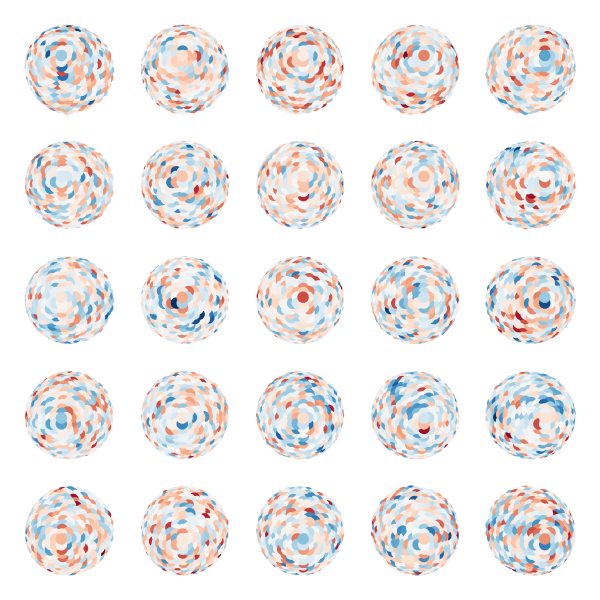
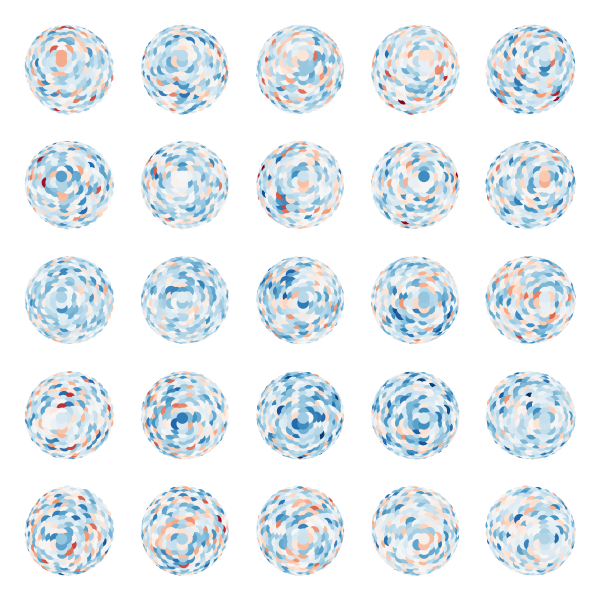

Notebook code for these charts, in order:
### Code cell
grid = sampling.vec[-1].T

grid_cat = np.zeros((3, patch_size, patch_size, grid[0].shape[-1]))
for i in range(patch_size):
    for j in range(patch_size):
        #for l in range(grid_size):
        grid_cat[0, i, j] = grid[0] + 3*i
        grid_cat[1, i, j] = grid[1] + 3*j
        grid_cat[2, i, j] = grid[2]

for x_plot in [x_conv, out_conv]:
    fig = px.scatter_3d(x=grid_cat[0].flatten(), y=grid_cat[1].flatten(), z=grid_cat[2].flatten(), color=x_plot[0, 0, :, 0].flatten(), color_continuous_scale='RdBu_r')
    fig.update_traces(marker=dict(size=4))
    fig.update_layout(scene_aspectmode='data')

    fig.update_layout(
        width=600, height=600,
        margin=dict(t=0, r=0, l=0, b=0)
    )

    # Default parameters which are used when `layout.scene.camera` is not provided
    camera = dict(
        up=dict(x=0, y=0, z=10),
        center=dict(x=0, y=0, z=0),
        eye=dict(x=0, y=0, z=3)
    )
    fig.update_scenes(xaxis_showgrid=False)
    fig.update_scenes(yaxis_showgrid=False)
    fig.update_scenes(zaxis_showgrid=False)
    fig.update_scenes(xaxis_showbackground=False)
    fig.update_scenes(yaxis_showbackground=False)
    fig.update_scenes(zaxis_showbackground=False)
    fig.update_scenes(xaxis_showaxeslabels=False)
    fig.update_scenes(yaxis_showaxeslabels=False)
    fig.update_scenes(xaxis_showticklabels=False)
    fig.update_scenes(yaxis_showticklabels=False)
    fig.update_scenes(zaxis_showticklabels=False)
    fig.update_scenes(xaxis_showticksuffix='none')
    fig.update_scenes(yaxis_showticksuffix='none')
    fig.update_scenes(zaxis_showticksuffix='none')
    fig.update_layout(scene_camera=camera)
    fig.update(layout_coloraxis_showscale=False)
    fig.show()

### Figure 1 — Plotly figure (JSON) as saved in the notebook; plotly's stock layout.template omitted (floating-point values rounded to 4 significant figures; data arrays with more than 128 entries replaced by an {"elided": "..."} marker saying what was removed)
{"data": [{"hovertemplate": "x=%{x}<br>y=%{y}<br>z=%{z}<br>color=%{marker.color}<extra></extra>", "legendgroup": "", "marker": {"color": {"elided": "9600 float values"}, "coloraxis": "coloraxis", "size": 4, "symbol": "circle"}, "mode": "markers", "name": "", "scene": "scene", "showlegend": false, "type": "scatter3d", "x": {"elided": "9600 float values"}, "y": {"elided": "9600 float values"}, "z": {"elided": "9600 float values"}}], "layout": {"coloraxis": {"colorbar": {"title": {"text": "color"}}, "colorscale": [[0, "rgb(5,48,97)"], [0.1, "rgb(33,102,172)"], [0.2, "rgb(67,147,195)"], [0.3, "rgb(146,197,222)"], [0.4, "rgb(209,229,240)"], [0.5, "rgb(247,247,247)"], [0.6, "rgb(253,219,199)"], [0.7, "rgb(244,165,130)"], [0.8, "rgb(214,96,77)"], [0.9, "rgb(178,24,43)"], [1, "rgb(103,0,31)"]], "showscale": false}, "height": 600, "legend": {"tracegroupgap": 0}, "margin": {"b": 0, "l": 0, "r": 0, "t": 0}, "scene": {"aspectmode": "data", "camera": {"center": {"x": 0, "y": 0, "z": 0}, "eye": {"x": 0, "y": 0, "z": 3}, "up": {"x": 0, "y": 0, "z": 10}}, "domain": {"x": [0, 1], "y": [0, 1]}, "xaxis": {"showaxeslabels": false, "showbackground": false, "showgrid": false, "showticklabels": false, "showticksuffix": "none", "title": {"text": "x"}}, "yaxis": {"showaxeslabels": false, "showbackground": false, "showgrid": false, "showticklabels": false, "showticksuffix": "none", "title": {"text": "y"}}, "zaxis": {"showbackground": false, "showgrid": false, "showticklabels": false, "showticksuffix": "none", "title": {"text": "z"}}}, "width": 600}}

### Figure 2 — Plotly figure (JSON) as saved in the notebook; plotly's stock layout.template omitted (floating-point values rounded to 4 significant figures; data arrays with more than 128 entries replaced by an {"elided": "..."} marker saying what was removed)
{"data": [{"hovertemplate": "x=%{x}<br>y=%{y}<br>z=%{z}<br>color=%{marker.color}<extra></extra>", "legendgroup": "", "marker": {"color": {"elided": "9600 float values"}, "coloraxis": "coloraxis", "size": 4, "symbol": "circle"}, "mode": "markers", "name": "", "scene": "scene", "showlegend": false, "type": "scatter3d", "x": {"elided": "9600 float values"}, "y": {"elided": "9600 float values"}, "z": {"elided": "9600 float values"}}], "layout": {"coloraxis": {"colorbar": {"title": {"text": "color"}}, "colorscale": [[0, "rgb(5,48,97)"], [0.1, "rgb(33,102,172)"], [0.2, "rgb(67,147,195)"], [0.3, "rgb(146,197,222)"], [0.4, "rgb(209,229,240)"], [0.5, "rgb(247,247,247)"], [0.6, "rgb(253,219,199)"], [0.7, "rgb(244,165,130)"], [0.8, "rgb(214,96,77)"], [0.9, "rgb(178,24,43)"], [1, "rgb(103,0,31)"]], "showscale": false}, "height": 600, "legend": {"tracegroupgap": 0}, "margin": {"b": 0, "l": 0, "r": 0, "t": 0}, "scene": {"aspectmode": "data", "camera": {"center": {"x": 0, "y": 0, "z": 0}, "eye": {"x": 0, "y": 0, "z": 3}, "up": {"x": 0, "y": 0, "z": 10}}, "domain": {"x": [0, 1], "y": [0, 1]}, "xaxis": {"showaxeslabels": false, "showbackground": false, "showgrid": false, "showticklabels": false, "showticksuffix": "none", "title": {"text": "x"}}, "yaxis": {"showaxeslabels": false, "showbackground": false, "showgrid": false, "showticklabels": false, "showticksuffix": "none", "title": {"text": "y"}}, "zaxis": {"showbackground": false, "showgrid": false, "showticklabels": false, "showticksuffix": "none", "title": {"text": "z"}}}, "width": 600}}
